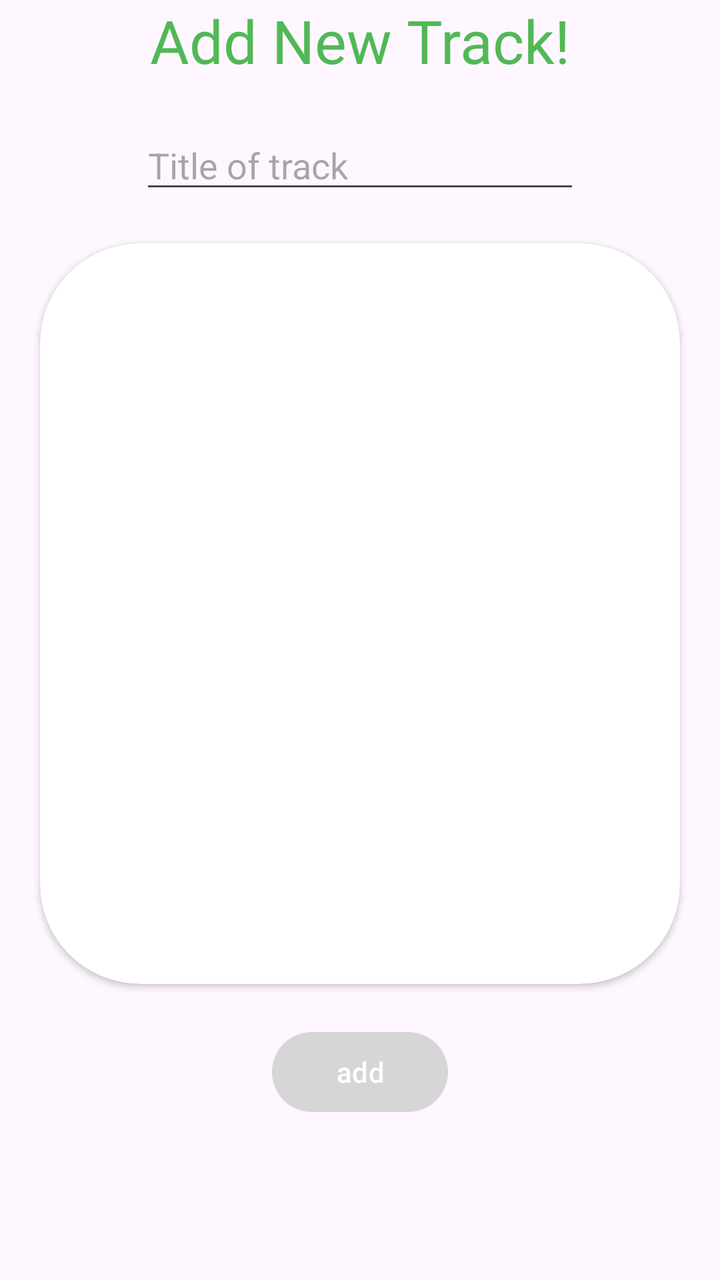
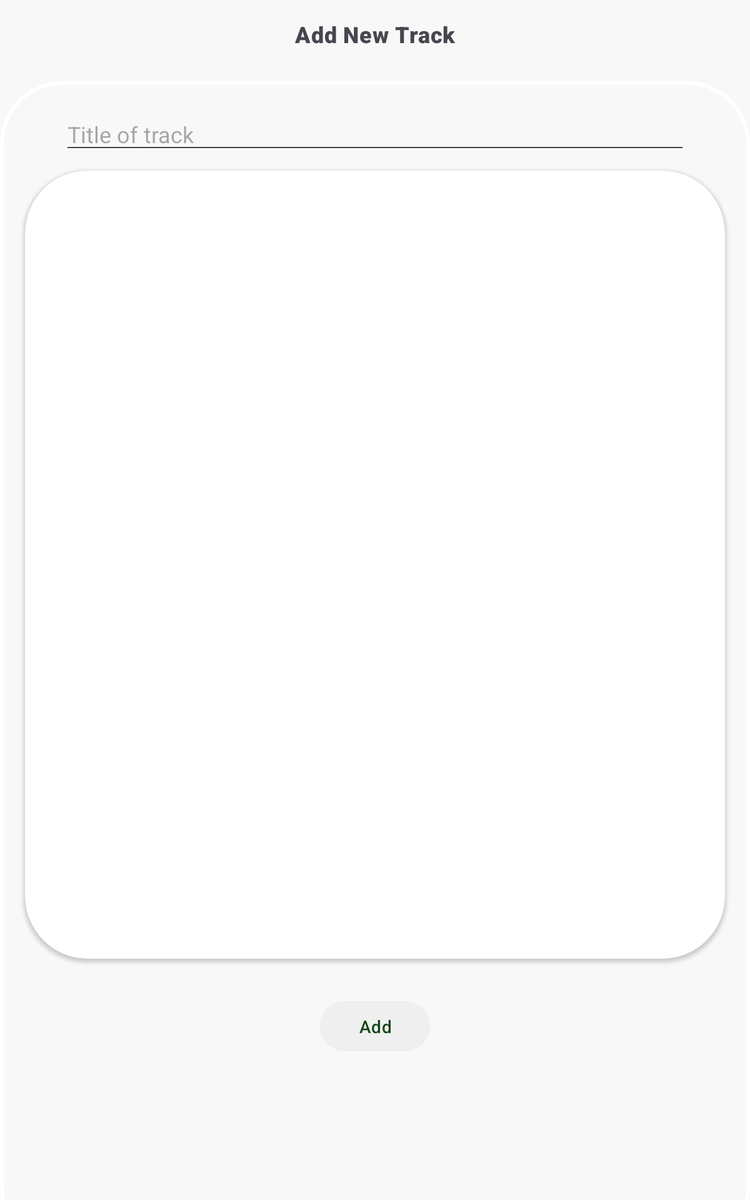

The same Android screen from two of the app's own layout files: first res/layout/ as a phone draws it, then the repository's variant for another configuration, drawn on a device whose configuration selects that folder. Both files follow.
<!-- AndroidManifest.xml: application theme Theme.2Health -->
<!-- res/layout/fragment_add_track.xml -->
<?xml version="1.0" encoding="utf-8"?>
<LinearLayout xmlns:android="http://schemas.android.com/apk/res/android"
    xmlns:tools="http://schemas.android.com/tools"
    android:layout_width="match_parent"
    android:layout_height="match_parent"
    xmlns:app="http://schemas.android.com/apk/res-auto"
    tools:context=".Fragments.AddTrackFragment"
    android:orientation="vertical"
    android:weightSum="5">



    <RelativeLayout
        android:layout_width="match_parent"
        android:layout_height="0dp"
        android:layout_weight="4">

        <TextView
            android:id="@+id/titleTxt"
            android:layout_width="wrap_content"
            android:layout_height="wrap_content"
            android:text="Add New Track!"
            android:layout_centerHorizontal="true"
            android:fontFamily="@font/abril"
            android:textSize="30sp"
            android:textColor="@color/green_active"

            />

        <EditText
            android:layout_marginTop="20sp"
            android:layout_below="@id/titleTxt"
            android:id="@+id/editTxt"
            android:layout_width="match_parent"
            android:layout_height="wrap_content"
            android:layout_marginHorizontal="70sp"
            android:hint="Title of track"
            android:layout_centerHorizontal="true"
            android:textColor="@color/gray100"
            />



        <androidx.cardview.widget.CardView
            android:id="@+id/mapCV"
            android:layout_width="match_parent"
            android:layout_height="match_parent"
            android:layout_margin="20sp"
            android:layout_below="@id/editTxt"
            app:cardCornerRadius="50sp"
            >

            <FrameLayout
                android:id="@+id/flAddTrackMap"
                android:layout_below="@+id/titleTxt"
                android:layout_width="match_parent"
                android:layout_height="match_parent"
                />

        </androidx.cardview.widget.CardView>



    </RelativeLayout>


    <RelativeLayout
        android:layout_width="match_parent"
        android:layout_height="0dp"
        android:layout_weight="1">


        <Button
            android:id="@+id/addButton"
            android:layout_width="wrap_content"
            android:layout_height="wrap_content"
            android:layout_centerHorizontal="true"
            android:text="add"/>



    </RelativeLayout>






    </LinearLayout>
<!-- resources referenced by this layout -->
<resources>
  <color name="gray100">#D6D6D6</color>
  <color name="green_active">#51B856</color>
  <style name="Theme.2Health" parent="Theme.Material3.Light.NoActionBar">
          
          <item name="colorPrimary">@color/gray100</item>
          <item name="colorPrimaryVariant">@color/defaultMain</item>
          <item name="colorOnPrimary">@color/white</item>
          
          <item name="colorSecondary">@color/teal_200</item>
          <item name="colorSecondaryVariant">@color/teal_700</item>
          <item name="colorOnSecondary">@color/black</item>
          <item name="android:navigationBarColor">@color/green_active</item>
          
          <item name="android:statusBarColor" tools:targetApi="l">?attr/colorPrimaryVariant</item>
          <item name="android:windowLightStatusBar">true</item>
          
      </style>
  <color name="defaultMain">#F8F8F8</color>
  <color name="white">#FFFFFFFF</color>
  <color name="teal_200">#FF03DAC5</color>
  <color name="teal_700">#FF018786</color>
  <color name="black">#FF000000</color>
</resources>
<!-- res/layout-sw600dp/fragment_add_track.xml (the repository's variant of the layout above) -->
<!-- drawn on a 7-inch tablet held upright -->
<?xml version="1.0" encoding="utf-8"?>
<RelativeLayout xmlns:android="http://schemas.android.com/apk/res/android"
    xmlns:tools="http://schemas.android.com/tools"
    android:layout_width="match_parent"
    android:layout_height="match_parent"
    xmlns:app="http://schemas.android.com/apk/res-auto"
    tools:context=".Fragments.AddTrackFragment"
    android:orientation="vertical"
    android:background="@color/defaultMain"
    android:weightSum="5">


    <TextView
        android:id="@+id/titleTxt"
        android:layout_width="match_parent"
        android:layout_height="wrap_content"
        android:layout_marginTop="10sp"
        android:layout_marginBottom="-20sp"
        android:fontFamily="sans-serif-black"
        android:gravity="center"
        android:letterSpacing="0.02"
        android:padding="5sp"
        android:paddingHorizontal="10sp"
        android:text="Add New Track"


        android:textSize="18sp"

        />


    <com.google.android.material.card.MaterialCardView
        app:strokeWidth="3dp"
        app:strokeColor="@color/white"
        android:backgroundTint="@color/defaultMain"
        app:cardCornerRadius="50sp"
        android:layout_below="@id/titleTxt"
        android:layout_width="match_parent"
        android:layout_height="match_parent"
        android:translationY="40sp"
        >

        <LinearLayout
            android:layout_width="match_parent"
            android:layout_height="match_parent"
            android:orientation="vertical"
            android:paddingBottom="20sp">

            <RelativeLayout
                android:layout_width="match_parent"
                android:layout_height="0dp"
                android:layout_weight="4">


                <EditText
                    android:id="@+id/editTxt"
                    android:layout_width="match_parent"
                    android:layout_height="wrap_content"

                    android:layout_centerHorizontal="true"
                    android:layout_marginHorizontal="50sp"
                    android:layout_marginTop="20sp"
                    android:hint="Title of track"
                    android:inputType="textPersonName"
                    android:maxLines="1"
                    android:textColor="@color/gray100" />




                <androidx.cardview.widget.CardView
                    android:id="@+id/mapCV"
                    android:layout_width="match_parent"
                    android:layout_height="match_parent"
                    android:layout_margin="20sp"
                    android:translationY="-10sp"

                    android:layout_below="@id/editTxt"
                    app:cardCornerRadius="50sp"
                    android:elevation="-1sp"
                    >


                    <FrameLayout
                        android:id="@+id/flAddTrackMap"
                        android:layout_below="@+id/titleTxt"
                        android:layout_width="match_parent"
                        android:layout_height="match_parent"
                        />



                </androidx.cardview.widget.CardView>



            </RelativeLayout>


            <RelativeLayout
                android:layout_width="match_parent"
                android:layout_height="0dp"
                android:layout_weight="1">

                <com.google.android.material.button.MaterialButton
                    android:id="@+id/addButton"
                    android:layout_width="wrap_content"
                    android:layout_height="wrap_content"
                    android:layout_centerHorizontal="true"

                    android:backgroundTint="@color/grayIcon"
                    android:text="Add"
                    android:textColor="@color/green_400"
                    app:rippleColor="@color/green_active" />






            </RelativeLayout>



        </LinearLayout>





    </com.google.android.material.card.MaterialCardView>









    </RelativeLayout>
<!-- resources referenced by the variant -->
<!-- as a 7-inch tablet held upright resolves them -->
<resources>
  <color name="defaultMain">#F8F8F8</color>
  <color name="gray100">#D6D6D6</color>
  <color name="grayIcon"> #EFEFEF</color>
  <color name="green_400">#134515</color>
  <color name="green_active">#51B856</color>
  <color name="white">#FFFFFFFF</color>
  <style name="Theme.2Health" parent="Theme.Material3.Light.NoActionBar">
          
          <item name="colorPrimary">@color/gray100</item>
          <item name="colorPrimaryVariant">@color/defaultMain</item>
          <item name="colorOnPrimary">@color/white</item>
          
          <item name="colorSecondary">@color/teal_200</item>
          <item name="colorSecondaryVariant">@color/teal_700</item>
          <item name="colorOnSecondary">@color/black</item>
          <item name="android:navigationBarColor">@color/green_active</item>
          
          <item name="android:statusBarColor" tools:targetApi="l">?attr/colorPrimaryVariant</item>
          <item name="android:windowLightStatusBar">true</item>
          
      </style>
  <color name="teal_200">#FF03DAC5</color>
  <color name="teal_700">#FF018786</color>
  <color name="black">#FF000000</color>
</resources>
